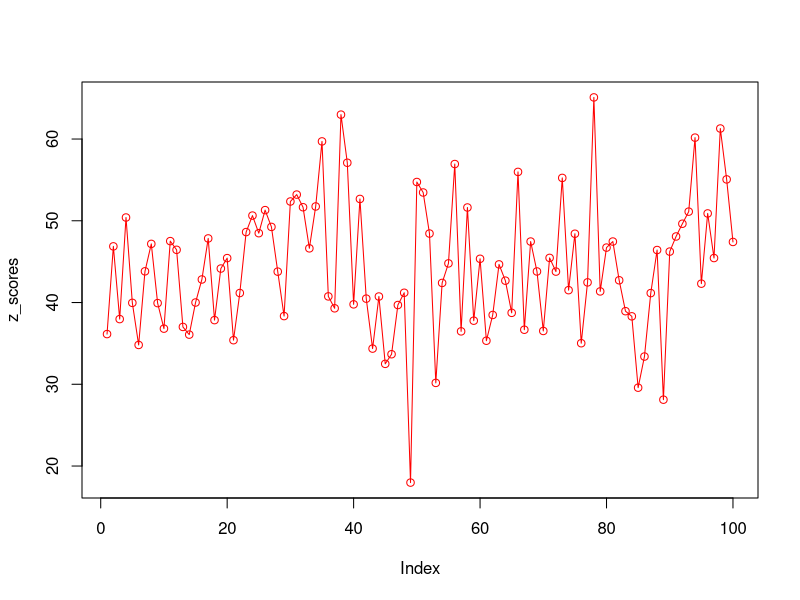
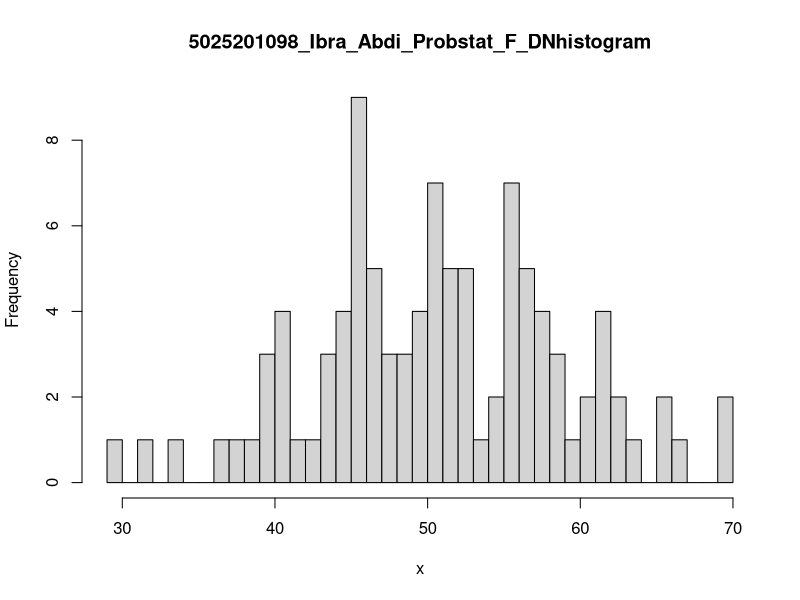

These figures' R source, in order:
#6
#Diketahui generate random nilai sebanyak 100 data, mean = 50, sd = 8. Tentukan

#a
n = 100
m = 50
std = 8

data <- rnorm(100,50,8)
rata_rata <- mean(data)
x1 <- floor(mean(data))
x2 <- round(mean(data))

z_scores <- (data - mean(data) / sd(data))

plot(z_scores, type = "o", col="red")

#b
x <- rnorm(100,50,8)
hist(x,
     breaks = 50,
     main = "5025201098_Ibra_Abdi_Probstat_F_DNhistogram")

#c
var(x)